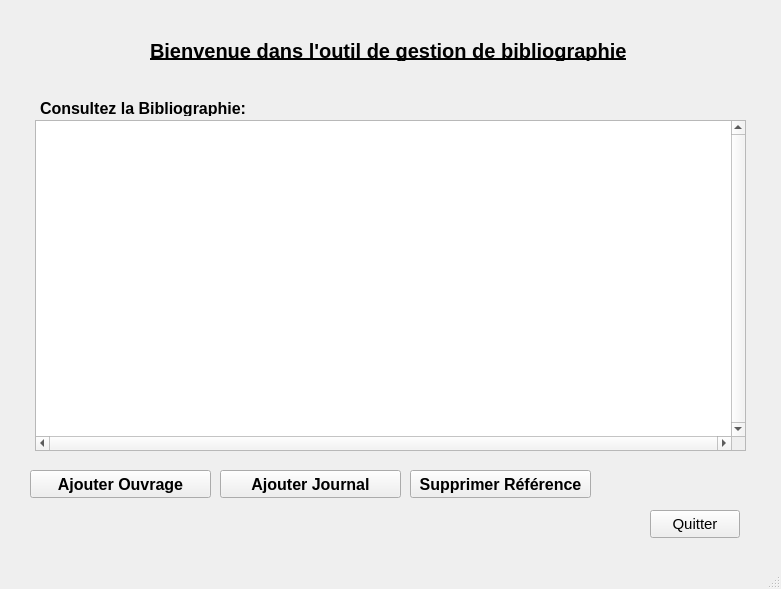
<?xml version="1.0" encoding="UTF-8"?>
<ui version="4.0">
 <class>FenetrePrincipaleInterface</class>
 <widget class="QMainWindow" name="FenetrePrincipaleInterface">
  <property name="geometry">
   <rect>
    <x>0</x>
    <y>0</y>
    <width>781</width>
    <height>589</height>
   </rect>
  </property>
  <property name="font">
   <font>
    <pointsize>12</pointsize>
    <weight>75</weight>
    <bold>true</bold>
   </font>
  </property>
  <property name="windowTitle">
   <string>FenetrePrincipaleInterface</string>
  </property>
  <widget class="QWidget" name="centralwidget">
   <widget class="QLabel" name="Titrelabel">
    <property name="geometry">
     <rect>
      <x>150</x>
      <y>40</y>
      <width>481</width>
      <height>21</height>
     </rect>
    </property>
    <property name="font">
     <font>
      <pointsize>15</pointsize>
      <weight>75</weight>
      <bold>true</bold>
      <underline>true</underline>
     </font>
    </property>
    <property name="text">
     <string>Bienvenue dans l'outil de gestion de bibliographie</string>
    </property>
   </widget>
   <widget class="QTextBrowser" name="affichage">
    <property name="geometry">
     <rect>
      <x>35</x>
      <y>120</y>
      <width>711</width>
      <height>331</height>
     </rect>
    </property>
    <property name="verticalScrollBarPolicy">
     <enum>Qt::ScrollBarAlwaysOn</enum>
    </property>
    <property name="horizontalScrollBarPolicy">
     <enum>Qt::ScrollBarAlwaysOn</enum>
    </property>
   </widget>
   <widget class="QLabel" name="consultlabel">
    <property name="geometry">
     <rect>
      <x>40</x>
      <y>100</y>
      <width>211</width>
      <height>16</height>
     </rect>
    </property>
    <property name="font">
     <font>
      <pointsize>12</pointsize>
      <weight>75</weight>
      <bold>true</bold>
     </font>
    </property>
    <property name="text">
     <string>Consultez la Bibliographie:</string>
    </property>
   </widget>
   <widget class="QPushButton" name="AjouterOuvrage">
    <property name="geometry">
     <rect>
      <x>30</x>
      <y>470</y>
      <width>181</width>
      <height>28</height>
     </rect>
    </property>
    <property name="font">
     <font>
      <pointsize>12</pointsize>
      <weight>75</weight>
      <bold>true</bold>
     </font>
    </property>
    <property name="text">
     <string>Ajouter Ouvrage</string>
    </property>
   </widget>
   <widget class="QPushButton" name="AjouterJournal">
    <property name="geometry">
     <rect>
      <x>220</x>
      <y>470</y>
      <width>181</width>
      <height>28</height>
     </rect>
    </property>
    <property name="font">
     <font>
      <pointsize>12</pointsize>
      <weight>75</weight>
      <bold>true</bold>
     </font>
    </property>
    <property name="text">
     <string>Ajouter Journal</string>
    </property>
   </widget>
   <widget class="QPushButton" name="supprimerRef">
    <property name="geometry">
     <rect>
      <x>410</x>
      <y>470</y>
      <width>181</width>
      <height>28</height>
     </rect>
    </property>
    <property name="text">
     <string>Supprimer Référence</string>
    </property>
   </widget>
   <widget class="QPushButton" name="Qutter">
    <property name="geometry">
     <rect>
      <x>650</x>
      <y>510</y>
      <width>90</width>
      <height>28</height>
     </rect>
    </property>
    <property name="font">
     <font>
      <pointsize>11</pointsize>
      <weight>50</weight>
      <bold>false</bold>
     </font>
    </property>
    <property name="text">
     <string>Quitter</string>
    </property>
   </widget>
  </widget>
  <widget class="QMenuBar" name="menubar">
   <property name="geometry">
    <rect>
     <x>0</x>
     <y>0</y>
     <width>781</width>
     <height>25</height>
    </rect>
   </property>
  </widget>
  <widget class="QStatusBar" name="statusbar"/>
 </widget>
 <resources/>
 <connections>
  <connection>
   <sender>Qutter</sender>
   <signal>clicked()</signal>
   <receiver>FenetrePrincipaleInterface</receiver>
   <slot>close()</slot>
   <hints>
    <hint type="sourcelabel">
     <x>704</x>
     <y>548</y>
    </hint>
    <hint type="destinationlabel">
     <x>390</x>
     <y>299</y>
    </hint>
   </hints>
  </connection>
  <connection>
   <sender>AjouterOuvrage</sender>
   <signal>clicked()</signal>
   <receiver>FenetrePrincipaleInterface</receiver>
   <slot>afficherOuvrage()</slot>
   <hints>
    <hint type="sourcelabel">
     <x>120</x>
     <y>508</y>
    </hint>
    <hint type="destinationlabel">
     <x>390</x>
     <y>299</y>
    </hint>
   </hints>
  </connection>
  <connection>
   <sender>AjouterJournal</sender>
   <signal>clicked()</signal>
   <receiver>FenetrePrincipaleInterface</receiver>
   <slot>afficherJournal()</slot>
   <hints>
    <hint type="sourcelabel">
     <x>310</x>
     <y>508</y>
    </hint>
    <hint type="destinationlabel">
     <x>390</x>
     <y>299</y>
    </hint>
   </hints>
  </connection>
  <connection>
   <sender>supprimerRef</sender>
   <signal>clicked()</signal>
   <receiver>FenetrePrincipaleInterface</receiver>
   <slot>afficherSupprimeRef()</slot>
   <hints>
    <hint type="sourcelabel">
     <x>500</x>
     <y>508</y>
    </hint>
    <hint type="destinationlabel">
     <x>390</x>
     <y>299</y>
    </hint>
   </hints>
  </connection>
 </connections>
 <slots>
  <slot>afficherJournal()</slot>
  <slot>afficherOuvrage()</slot>
  <slot>afficherSupprimeRef()</slot>
 </slots>
</ui>
